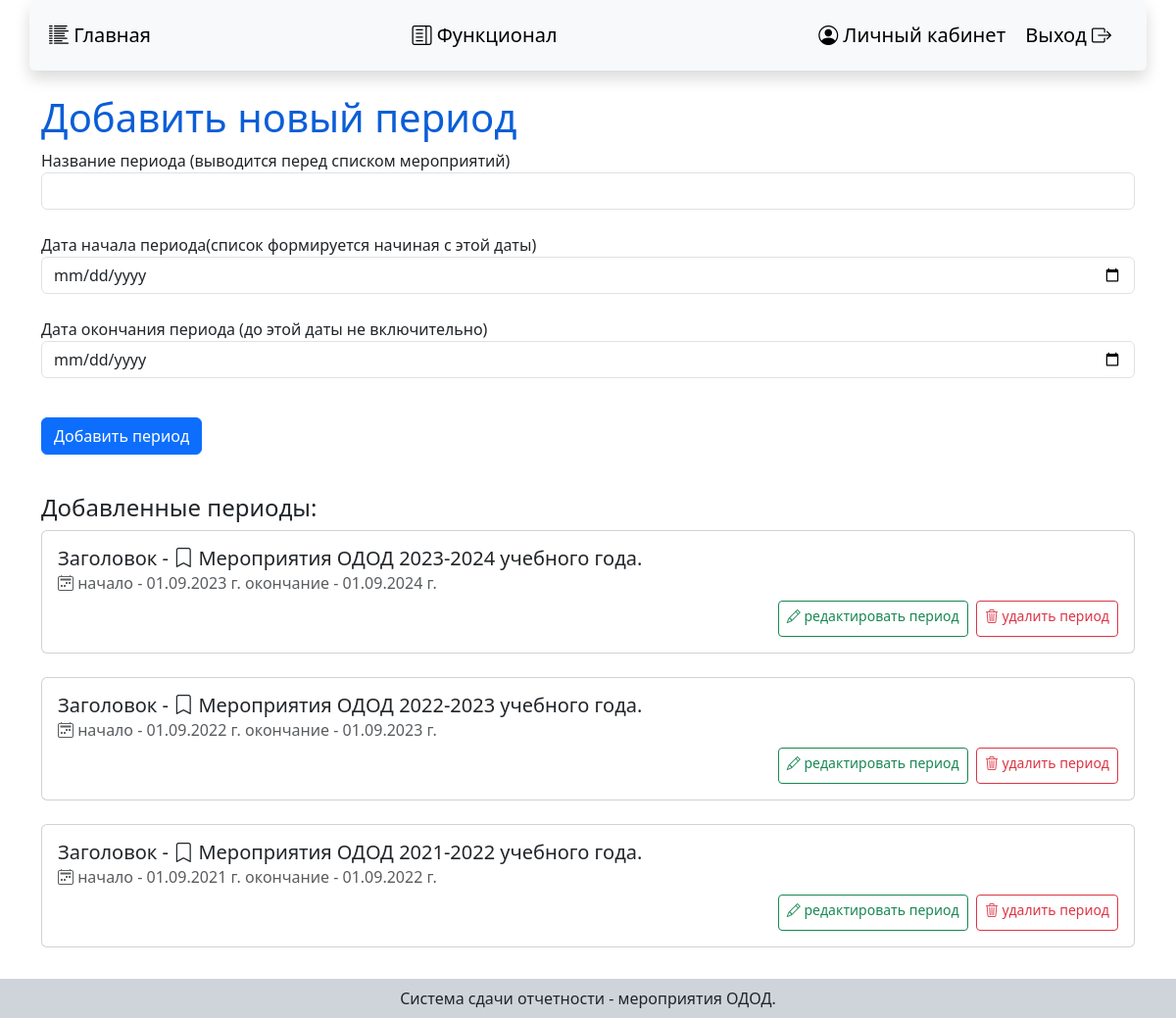
The page /period (signed in) on the database its author committed.
### data/periods.py (models this page shows)
class Period(SqlAlchemyBase):
    __tablename__ = 'periods'
    id = sqlalchemy.Column(sqlalchemy.Integer, primary_key=True, autoincrement=True)
    title = sqlalchemy.Column(sqlalchemy.String, index=True, nullable=False)
    start_date = sqlalchemy.Column(sqlalchemy.DateTime, nullable=False)
    end_date = sqlalchemy.Column(sqlalchemy.DateTime, nullable=False)

### index.py (the view, shortened to what this page needs)
@app.route('/period', methods=['GET', 'POST'])
@app.route('/period/<int:period_id>', methods=['GET', 'POST'])
def period(period_id=-1):
    if not current_user.is_authenticated or not current_user.admin:
        return redirect(url_for('sign_in'))
    db_sess = db_session.create_session()
    form = PeriodForm()
    data = {"title": "Периоды",
            "periods": db_sess.query(Period).order_by(Period.start_date.desc()).all(),
            "form": form,
            }
    return render_template('period.html', **data)

### forms/periodform.py
class PeriodForm(FlaskForm):
    title = StringField('Название периода (выводится перед списком мероприятий)', validators=[DataRequired()])
    date_start = DateField("Дата начала периода(список формируется начиная с этой даты)",
                           format='%Y-%m-%d', validators=[DataRequired()])
    date_end = DateField("Дата окончания периода (до этой даты не включительно)",
                         format='%Y-%m-%d', validators=[DataRequired()])
    submit = SubmitField('Добавить период')

### data/db_session.py (called while the page is built)
def create_session() -> Session:
    global __factory
    return __factory()

### index.py (called while the page is built)
@login_manager.user_loader
def load_user(user_id):
    db_sess = db_session.create_session()
    return db_sess.get(User, user_id)

### templates/period.html (shortened to what this page needs)
{% extends "base.html" %}
{% block content %}
<h1>Добавить новый период</h1>
    {% if current_user.admin %}
        <form action="" method="post">
            <p>
                {{ form.title.label }}
                {{ form.title(class="form-control") }}<br>
                {{ form.date_start.label }}<br>
                {{ form.date_start(class="form-control") }}<br>
                {{ form.date_end.label }}<br>
                {{ form.date_end(class="form-control") }}<br>
            </p>
            <p>{{ form.submit(type="submit", class="btn btn-primary") }}</p>
        </form>
        <br>
        <h4>Добавленные периоды:</h4>
        {% for period in periods %}
            <div class="card" style="width: 100%;">
                <div class="card-body">
                    <h5 class="card-title"> Заголовок - <i class="bi bi-bookmark"></i> {{ period.title }}</h5>
                    <h6 class="card-subtitle mb-2 text-muted">
                        <i class="bi bi-calendar2-week"></i>
                        начало - {{ period.start_date.strftime("%d.%m.%Y г.") }}
                        окончание - {{ period.end_date.strftime("%d.%m.%Y г.") }}
                    </h6>
                    <div class="d-flex justify-content-end">
                        <a href="/period/{{ period.id }}" class="btn btn-outline-success btn-sm">
                            <i class="bi bi-pencil"></i> редактировать период </a>
                        <pre> </pre>
                        <a href="/period_delete/{{ period.id }}" class="btn btn-outline-danger btn-sm">
                            <i class="bi bi-trash3"></i> удалить период </a>
                    </div>
                </div>
            </div>
            <br>
        {% endfor %}
    {% else %}
        <h2>Информация недоступна</h2>
    {% endif %}
{% endblock %}

### static/css/style.css (style rules this page uses)
h1 { color: #0B5ED7; }

### rows shown on the page
Period: title "Мероприятия ОДОД 2023-2024 учебного года.", start_date "01.09.2023 г.", end_date "01.09.2024 г."
Period: title "Мероприятия ОДОД 2022-2023 учебного года.", start_date "01.09.2022 г.", end_date "01.09.2023 г."
Period: title "Мероприятия ОДОД 2021-2022 учебного года.", start_date "01.09.2021 г.", end_date "01.09.2022 г."
